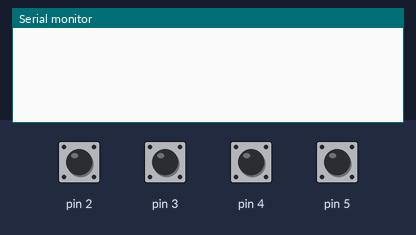
The sketch below on a simulated Arduino Uno, built with avr-gcc and run on an emulated ATmega328P. Shown: the last lines printed to the serial monitor. Inputs (shaded band) come from the test bench; at power-on: pin 2–5 HIGH.

Above: at 1.2 s.
1.3 s: pin 2 pulled LOW for 0.15 s
At 2.0 s:
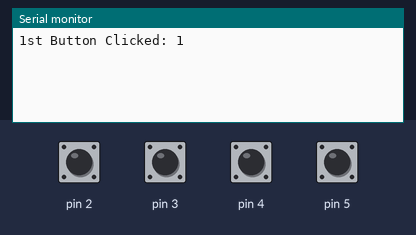
2.9 s: pin 3 pulled LOW for 0.15 s
At 4.2 s:
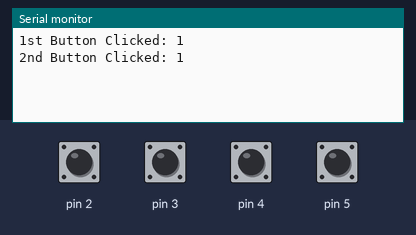
4.5 s: pin 4 pulled LOW for 0.15 s
At 5.6 s:
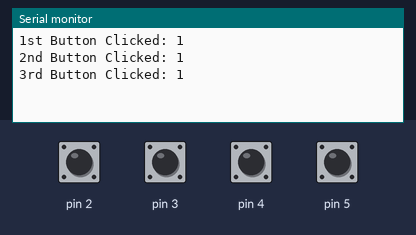
6.1 s: pin 5 pulled LOW for 0.15 s
At 6.9 s:
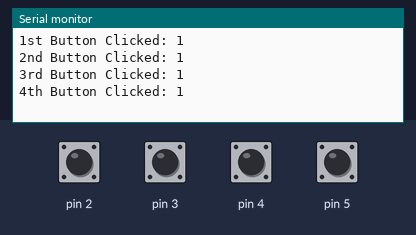
7.7 s: pin 2 pulled LOW for 1 s
At 9.3 s:
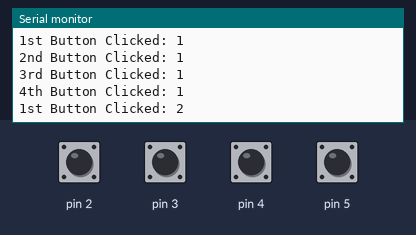
10.2 s: pin 3 pulled LOW for 1 s
At 12.4 s:
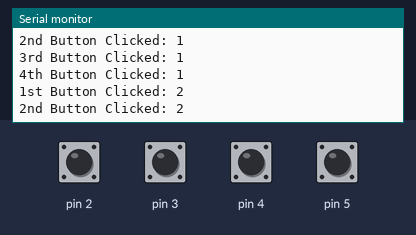

Measured:
- after the input at 1.3 s, the serial monitor: prints a new line after 0.15 s (image 1)
- after the input at 2.9 s, the serial monitor: prints a new line after 0.15 s (image 2)
- after the input at 4.5 s, the serial monitor: prints a new line after 0.15 s (image 3)
- after the input at 6.1 s, the serial monitor: prints a new line after 0.15 s (image 4)
- after the input at 7.7 s, the serial monitor: prints a new line after 1.0 s (image 5)
- after the input at 10.2 s, the serial monitor: prints a new line after 1.0 s (image 6)

The sketch:

button_test.ino
```cpp
int buttonStatus1 = 0;
int buttonStatus2 = 0;
int buttonStatus3 = 0;
int buttonStatus4 = 0;

int lastPinValue1 = LOW;
int lastPinValue2 = LOW;
int lastPinValue3 = LOW;
int lastPinValue4 = LOW;

int count1 = 0;
int count2 = 0;
int count3 = 0;
int count4 = 0;

void setup() {
  pinMode(2, INPUT_PULLUP);
  pinMode(3, INPUT_PULLUP);
  pinMode(4, INPUT_PULLUP);
  pinMode(5, INPUT_PULLUP);
  Serial.begin(9600);
  lastPinValue1 = digitalRead(2);
  lastPinValue2 = digitalRead(3);
  lastPinValue3 = digitalRead(4);
  lastPinValue4 = digitalRead(5);
}

void loop() {
  // put your main code here, to run repeatedly:
  buttonStatus1 = digitalRead(2);
  buttonStatus2 = digitalRead(3);
  buttonStatus3 = digitalRead(4);
  buttonStatus4 = digitalRead(5);

  if (buttonStatus1 != lastPinValue1){
    if(buttonStatus1 == HIGH)
    {
      count1++;
      Serial.print("1st Button Clicked: ");
      Serial.println(count1);
    }
    lastPinValue1 = buttonStatus1;
  }

  if (buttonStatus2 != lastPinValue2){
    if(buttonStatus2 == HIGH)
    {
      count2++;
      Serial.print("2nd Button Clicked: ");
      Serial.println(count2);
    }
    lastPinValue2 = buttonStatus2;
  }

  if (buttonStatus3 != lastPinValue3){
    if(buttonStatus3 == HIGH)
    {
      count3++;
      Serial.print("3rd Button Clicked: ");
      Serial.println(count3);
    }
    lastPinValue3 = buttonStatus3;
  }

  if (buttonStatus4 != lastPinValue4){
    if(buttonStatus4 == HIGH)
    {
      count4++;
      Serial.print("4th Button Clicked: ");
      Serial.println(count4);
    }
    lastPinValue4 = buttonStatus4;
  }
}
```
